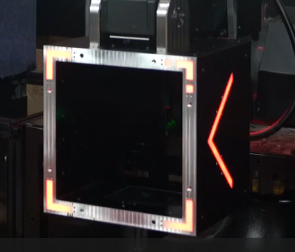
#> input picture AutoExchange/station_red2.png, 295 x 252 px, found by its file name
$ python detect_demo.py
#> lines starting #> are read from the running program, lines starting #| are printed output that depends on the picture; after the words box and inside, x2 and y2 are one past the last pixel; in counts of white or black regions, pixels touching at a corner belong together
import cv2
import numpy as np


def imag_process(img):

    # 2. 分离通道（B, G, R）
    b, g, r = cv2.split(img)

    # 3. 叠加红蓝通道（使用cv2.add避免溢出）
    combined = r  # 或者：combined = r + b（但可能溢出）

    #高斯模糊

    blurred = cv2.GaussianBlur(combined, (3, 3), 0)

    # 4. 二值化处理（调整阈值以适应实际需求）
    threshold_value = 200  # 可根据需要调整阈值（如100、150等）
    _, binary = cv2.threshold(blurred, threshold_value, 255, cv2.THRESH_BINARY)

    # 形态学处理（膨胀腐蚀）
    #kernel = np.ones((1, 1), np.uint8)
    #opened = cv2.morphologyEx(binary, cv2.MORPH_OPEN, kernel)
    #closed = cv2.morphologyEx(opened, cv2.MORPH_CLOSE, kernel)

    contours, _ = cv2.findContours(binary, cv2.RETR_TREE, cv2.CHAIN_APPROX_NONE)

    return contours

def draw_contours(img, contours):

    # 在原图上绘制轮廓
    output_image = img.copy()
    cv2.drawContours(output_image, contours, -1, (0, 255, 0), 1)  # 绿色轮廓，线宽为1

    # 显示结果
    cv2.imshow('Original Image', img)
    cv2.imshow('Contours on Image', output_image)

    # 等待按键并关闭窗口
    cv2.waitKey(0)
    cv2.destroyAllWindows()

# [86 lines left out: functions select_arrow, video_process, not called in this run]

img_path = "AutoExchange\station_red2.png"
# 读取图像（BGR格式）
img = cv2.imread(img_path)
#> img is the input picture: shape (252, 295, 3); mean B, G, R 40.3, 39.6, 43
if img is None:
    raise FileNotFoundError("图像路径错误！")
contours = imag_process(img)
#> in imag_process, `b, g, r = cv2.split(img)`:
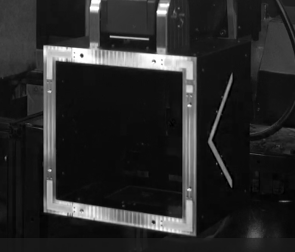
#> b: shape (252, 295); min 0, max 255, mean 40.3
#> in imag_process, `b, g, r = cv2.split(img)`:
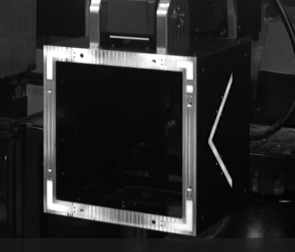
#> g: shape (252, 295); min 0, max 255, mean 39.6
#> in imag_process, `b, g, r = cv2.split(img)`:
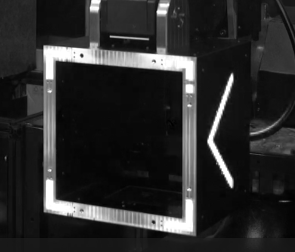
#> r: shape (252, 295); min 0, max 255, mean 43
#> in imag_process, `_, binary = cv2.threshold(blurred, threshold_value, 255, cv2.THRESH_BI..`:
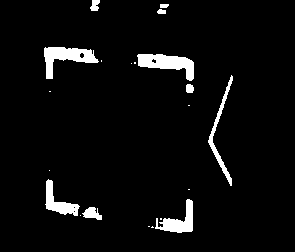
#> binary: shape (252, 295); 4.7% white; 21 white regions (11 under 20 px)
#> in imag_process, `contours, _ = cv2.findContours(binary, cv2.RETR_TREE, cv2.CHAIN_APPROX..`: contours = 25 contours, 14 with area under 20; largest, box (x1, y1, x2, y2) and area: (137, 54, 194, 81) 725, (44, 47, 99, 79) 702, (155, 199, 193, 233) 482, (45, 179, 80, 216) 432, (208, 75, 233, 186) 344
#selected_contours = select_arrow(contours)
draw_contours(img, contours)
#> in draw_contours, `cv2.drawContours(output_image, contours, -1, (0, 255, 0), 1)`:
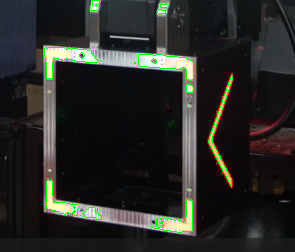
#> output_image: shape (252, 295, 3); 1.37% of pixels changed, all inside (x1, y1, x2, y2) = (44, 0, 233, 233)

#video_path = "AutoExchange\data\红方兑换站（侧面视角）.mp4"
#video_process(video_path)
